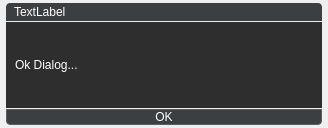
<?xml version="1.0" encoding="UTF-8"?>
<ui version="4.0">
 <class>OkDialog</class>
 <widget class="QDialog" name="OkDialog">
  <property name="windowModality">
   <enum>Qt::WindowModality::ApplicationModal</enum>
  </property>
  <property name="geometry">
   <rect>
    <x>0</x>
    <y>0</y>
    <width>328</width>
    <height>128</height>
   </rect>
  </property>
  <property name="minimumSize">
   <size>
    <width>328</width>
    <height>128</height>
   </size>
  </property>
  <property name="windowTitle">
   <string>Ok Dialog</string>
  </property>
  <property name="styleSheet">
   <string notr="true">QToolTip {
    background-color: #2e2e2e;
    color: #ffffff;
    border: 1px solid #5b5e60;
    padding: 4px;
    border-radius: 4px;
    opacity: 200;
    font-size: 12px;
}

QLabel {
    color: #ffffff;
}

QFrame {
    background-color: #2e2e2e;
}

QPushButton {
    background-color: #3c3f41;
    color: #fff;
    border: 1px solid #5b5e60;
    border-radius: 4px;
	padding: 0px 0px;
}

QPushButton:hover {
    border-color: #4a90e2;
}

QPushButton:pressed {
    background-color: #3d78b2;
    border-color: #2a5f92;
}
</string>
  </property>
  <property name="modal">
   <bool>true</bool>
  </property>
  <layout class="QVBoxLayout" name="verticalLayout">
   <property name="spacing">
    <number>1</number>
   </property>
   <property name="leftMargin">
    <number>6</number>
   </property>
   <property name="topMargin">
    <number>3</number>
   </property>
   <property name="rightMargin">
    <number>6</number>
   </property>
   <property name="bottomMargin">
    <number>3</number>
   </property>
   <item>
    <widget class="QLabel" name="title_label">
     <property name="sizePolicy">
      <sizepolicy hsizetype="Preferred" vsizetype="Fixed">
       <horstretch>0</horstretch>
       <verstretch>0</verstretch>
      </sizepolicy>
     </property>
     <property name="minimumSize">
      <size>
       <width>0</width>
       <height>18</height>
      </size>
     </property>
     <property name="styleSheet">
      <string notr="true">QLabel {
	background-color: #3c3f41;
	border-top-left-radius: 4px;
	border-top-right-radius: 4px;
	padding-left: 5px;
}</string>
     </property>
     <property name="text">
      <string>TextLabel</string>
     </property>
     <property name="alignment">
      <set>Qt::AlignmentFlag::AlignLeading|Qt::AlignmentFlag::AlignLeft|Qt::AlignmentFlag::AlignVCenter</set>
     </property>
    </widget>
   </item>
   <item>
    <widget class="QFrame" name="frame">
     <property name="styleSheet">
      <string notr="true"/>
     </property>
     <property name="frameShape">
      <enum>QFrame::Shape::NoFrame</enum>
     </property>
     <property name="frameShadow">
      <enum>QFrame::Shadow::Raised</enum>
     </property>
     <layout class="QHBoxLayout" name="horizontalLayout">
      <property name="leftMargin">
       <number>9</number>
      </property>
      <property name="rightMargin">
       <number>6</number>
      </property>
      <item>
       <widget class="QLabel" name="msg_label">
        <property name="sizePolicy">
         <sizepolicy hsizetype="Expanding" vsizetype="Preferred">
          <horstretch>0</horstretch>
          <verstretch>0</verstretch>
         </sizepolicy>
        </property>
        <property name="text">
         <string>Ok Dialog...</string>
        </property>
        <property name="wordWrap">
         <bool>true</bool>
        </property>
       </widget>
      </item>
     </layout>
    </widget>
   </item>
   <item>
    <widget class="QPushButton" name="ok_btn">
     <property name="minimumSize">
      <size>
       <width>0</width>
       <height>0</height>
      </size>
     </property>
     <property name="styleSheet">
      <string notr="true">QPushButton {
	border-top-left-radius: 0px;
	border-top-right-radius: 0px;
}</string>
     </property>
     <property name="text">
      <string>OK</string>
     </property>
    </widget>
   </item>
  </layout>
 </widget>
 <resources/>
 <connections/>
</ui>
